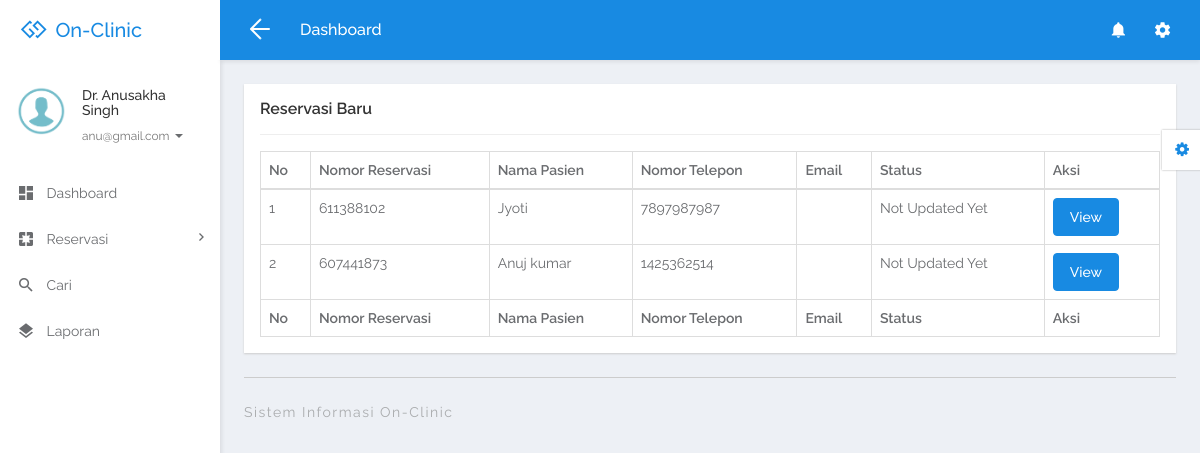
Screenshot of /doctor/new-appointment.php (signed in) with the database file from the repository.
### tables this page shows
CREATE TABLE `tbldoctor` (
  `ID` int(5) NOT NULL,
  `FullName` varchar(250) DEFAULT NULL,
  `MobileNumber` varchar(13) DEFAULT NULL,
  `Email` varchar(250) DEFAULT NULL,
  `Specialization` varchar(250) DEFAULT NULL,
  `Password` varchar(259) DEFAULT NULL,
  `CreationDate` timestamp NULL DEFAULT current_timestamp(),
  `role` varchar(1) NOT NULL
);

CREATE TABLE `tblappointment` (
  `ID` int(10) NOT NULL,
  `AppointmentNumber` int(10) DEFAULT NULL,
  `Name` varchar(250) DEFAULT NULL,
  `MobileNumber` varchar(20) DEFAULT NULL,
  `Email` varchar(250) DEFAULT NULL,
  `AppointmentDate` date DEFAULT NULL,
  `AppointmentTime` time DEFAULT NULL,
  `Specialization` varchar(250) DEFAULT NULL,
  `Doctor` int(10) DEFAULT NULL,
  `Message` mediumtext DEFAULT NULL,
  `ApplyDate` timestamp NULL DEFAULT current_timestamp(),
  `Remark` varchar(250) DEFAULT NULL,
  `Status` varchar(250) DEFAULT NULL,
  `UpdationDate` timestamp NULL DEFAULT NULL ON UPDATE current_timestamp()
);

### doctor/new-appointment.php (the view, shortened to what this page needs)
<?php
include('includes/dbconnection.php');
if (strlen($_SESSION['damsid'] == 0)) {
	header('location:logout.php');
} else {
?>
	<!DOCTYPE html>
	<html lang="en">
	<head>
		<link rel="stylesheet" href="libs/bower/font-awesome/css/font-awesome.min.css">
		<link rel="stylesheet" href="libs/bower/material-design-iconic-font/dist/css/material-design-iconic-font.css">
		<link rel="stylesheet" href="libs/bower/animate.css/animate.min.css">
		<link rel="stylesheet" href="libs/bower/fullcalendar/dist/fullcalendar.min.css">
		<link rel="stylesheet" href="libs/bower/perfect-scrollbar/css/perfect-scrollbar.css">
		<link rel="stylesheet" href="assets/css/bootstrap.css">
		<link rel="stylesheet" href="assets/css/core.css">
		<link rel="stylesheet" href="assets/css/app.css">
	</head>
	<body class="menubar-left menubar-unfold menubar-light theme-primary">
		<?php include_once('includes/header.php'); ?>
		<?php include_once('includes/sidebar.php'); ?>
		<main id="app-main" class="app-main">
			<div class="wrap">
				<section class="app-content">
					<div class="row">
						<div class="col-md-12">
							<div class="widget">
								<header class="widget-header">
									<h4 class="widget-title">Reservasi Baru</h4>
								</header>
								<hr class="widget-separator">
								<div class="widget-body">
									<div class="table-responsive">
										<table class="table table-bordered table-hover js-basic-example dataTable table-custom">
											<thead>
												<tr>
													<th>No</th>
													<th>Nomor Reservasi</th>
													<th>Nama Pasien</th>
													<th>Nomor Telepon</th>
													<th>Email</th>
													<th>Status</th>
													<th>Aksi</th>
												</tr>
											</thead>
											<tbody>
												<?php
												$docid = $_SESSION['damsid'];
												$sql = "SELECT * from  tblappointment where Status is null && Doctor=:docid";
												$query = $dbh->prepare($sql);
												$query->bindParam(':docid', $docid, PDO::PARAM_STR);
												$query->execute();
												$results = $query->fetchAll(PDO::FETCH_OBJ);
												$cnt = 1;
												if ($query->rowCount() > 0) {
													foreach ($results as $row) {               ?>
														<tr>
															<td><?php echo htmlentities($cnt); ?></td>
															<td><?php echo htmlentities($row->AppointmentNumber); ?></td>
															<td><?php echo htmlentities($row->Name); ?></td>
															<td><?php echo htmlentities($row->MobileNumber); ?></td>
															<td><?php echo htmlentities($row->email); ?></td>
															<?php if ($row->Status == "") { ?>
																<td><?php echo "Not Updated Yet"; ?></td>
															<?php } else { ?> <td><?php echo htmlentities($row->Status); ?>
																</td>
															<?php } ?>
															<td><a href="view-appointment-detail.php?editid=<?php echo htmlentities($row->ID); ?>&&aptid=<?php echo htmlentities($row->AppointmentNumber); ?>" class="btn btn-primary">View</a></td>
														</tr>
												<?php $cnt = $cnt + 1;
													}
												} ?>
											</tbody>
											<tfoot>
												<tr>
													<th>No</th>
													<th>Nomor Reservasi</th>
													<th>Nama Pasien</th>
													<th>Nomor Telepon</th>
													<th>Email</th>
													<th>Status</th>
													<th>Aksi</th>
												</tr>
											</tfoot>
										</table>
									</div>
								</div>
							</div>
						</div>
					</div>
				</section>
			</div>
			<?php include_once('includes/footer.php'); ?>
		</main>
		<?php include_once('includes/customizer.php'); ?>
	</body>
	</html>
<?php }  ?>

### doctor/includes/sidebar.php (shortened to what this page needs)
<aside id="menubar" class="menubar light">
  <div class="app-user">
    <div class="media">
      <div class="media-left">
        <div class="avatar avatar-md avatar-circle">
          <a href="javascript:void(0)"><img class="img-responsive" src="assets/images/images.png" alt="avatar" /></a>
        </div>
      </div>
      <div class="media-body">
        <div class="foldable">
          <?php
          $eid = $_SESSION['damsemailid'];
          $sql = "SELECT tbldoctor.FullName,tbldoctor.email from tbldoctor where email=:eid";
          $query = $dbh->prepare($sql);
          $query->bindParam(':eid', $eid, PDO::PARAM_STR);
          $query->execute();
          $results = $query->fetchAll(PDO::FETCH_OBJ);
          foreach ($results as $row) {
            $email = $row->email;
            $fname = $row->FullName;
          }   ?>
          <h5><a href="javascript:void(0)" class="username"><?php echo $fname; ?></a></h5>
          <ul>
            <li class="dropdown">
              <a href="javascript:void(0)" class="dropdown-toggle usertitle" data-toggle="dropdown" aria-haspopup="true" aria-expanded="false">
                <small><?php echo $email; ?></small>
                <span class="caret"></span>
              </a>
            </li>
          </ul>
        </div>
      </div>
    </div>
  </div>
  <div class="menubar-scroll">
    <div class="menubar-scroll-inner">
      <ul class="app-menu">
        <li class="has-submenu">
          <a href="dashboard.php">
            <i class="menu-icon zmdi zmdi-view-dashboard zmdi-hc-lg"></i>
            <span class="menu-text">Dashboard</span>
          </a>
        </li>
        <li class="has-submenu">
          <a href="javascript:void(0)" class="submenu-toggle">
            <i class="menu-icon zmdi zmdi-pages zmdi-hc-lg"></i>
            <span class="menu-text">Reservasi</span>
            <i class="menu-caret zmdi zmdi-hc-sm zmdi-chevron-right"></i>
          </a>
        </li>
        <li>
          <a href="search.php">
            <i class="menu-icon zmdi zmdi-search zmdi-hc-lg"></i>
            <span class="menu-text">Cari</span>
          </a>
        </li>
        <li>
          <a href="appointment-bwdates.php">
            <i class="menu-icon zmdi zmdi-layers zmdi-hc-lg"></i>
            <span class="menu-text">Laporan</span>
          </a>
        </li>
      </ul>
    </div>
  </div>
</aside>

### rows the page displays
tbldoctor: FullName "Dr. Anusakha Singh", Email "anu@gmail.com"
tblappointment: AppointmentNumber "611388102", Name "Jyoti", MobileNumber "7897987987", shows "Not Updated Yet"
tblappointment: AppointmentNumber "607441873", Name "Anuj kumar", MobileNumber "1425362514", shows "Not Updated Yet"
